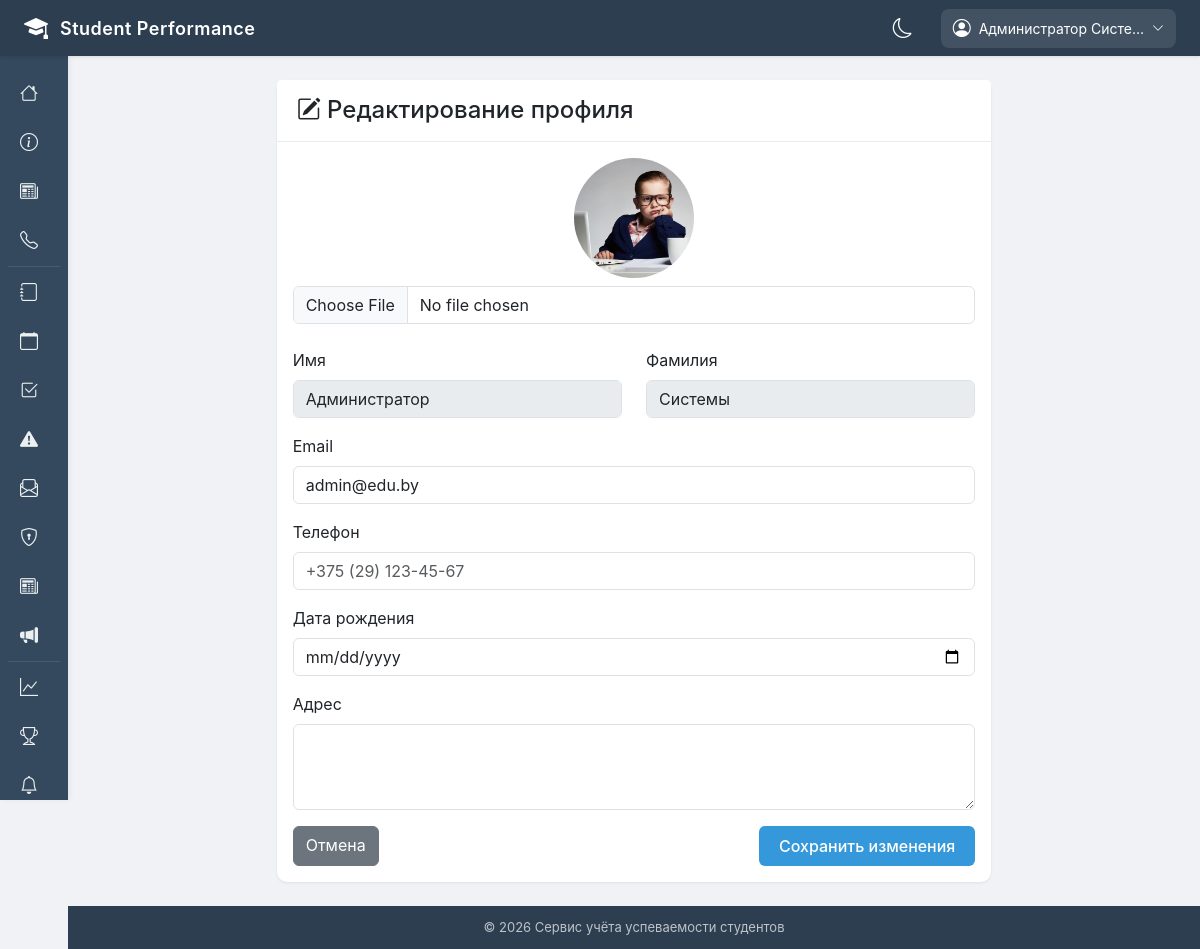
The page /profile/edit/ (signed in) on the database its author committed.
### apps/accounts/models.py (models this page shows, shortened)
class User(AbstractUser):
    ROLE_CHOICES = [
        ('admin', 'Администратор'),
        ('teacher', 'Преподаватель'),
        ('student', 'Студент'),
        ('headman', 'Староста'),
        ('curator', 'Куратор'),
    ]
    role = models.CharField(max_length=20, choices=ROLE_CHOICES, default='student', verbose_name='Роль')
    phone_number = models.CharField(
        max_length=20,
        blank=True,
        null=True,
        validators=[RegexValidator(r'^\+375 \(\d{2}\) \d{3}-\d{2}-\d{2}$')],
        verbose_name='Номер телефона'
    )
    avatar = models.ImageField(upload_to='avatars/', blank=True, null=True, verbose_name='Аватар')
    date_of_birth = models.DateField(blank=True, null=True, verbose_name='Дата рождения')
    address = models.TextField(blank=True, null=True, verbose_name='Адрес')
    class Meta:
        verbose_name = 'Пользователь'
        verbose_name_plural = 'Пользователи'
        ordering = ['last_name', 'first_name']

### apps/accounts/views.py (the view, shortened to what this page needs)
# urls.py: path('profile/edit/', views.profile_edit, name='profile_edit'),
@login_required
def profile_edit(request):
    user = request.user
    context = {
        'user': user,
    }
    return render(request, 'accounts/profile_edit.html', context)

### apps/chat/context_processors.py (called while the page is built)
def chat_unread_count(request):
    if request.user.is_authenticated:
        rooms = ChatRoom.objects.filter(participants=request.user)
        unread_count = 0
        for room in rooms:
            unread_count += room.messages.filter(is_read=False).exclude(sender=request.user).count()
        return {'chat_unread_count': unread_count}
    return {'chat_unread_count': 0}

### apps/core/context_processors.py (called while the page is built)
def notifications_processor(request):
    unread_count = 0
    if request.user.is_authenticated:
        unread_count = Notification.objects.filter(user=request.user, is_read=False).count()
    return {'unread_count': unread_count}

### templates/accounts/profile_edit.html (shortened to what this page needs)
{% extends 'base.html' %}
{% block content %}
<div class="row justify-content-center">
    <div class="col-md-8">
        <div class="card">
            <div class="card-header">
                <h4 class="mb-0"><i class="bi bi-pencil-square"></i> Редактирование профиля</h4>
            </div>
            <div class="card-body">
                <form method="post" enctype="multipart/form-data">
                    <div class="text-center mb-4">
                        {% if user.avatar %}
                            <img src="{{ user.avatar.url }}" class="rounded-circle" style="width: 120px; height: 120px; object-fit: cover;">
                        {% else %}
                            <div class="bg-secondary rounded-circle d-inline-flex align-items-center justify-content-center" style="width: 120px; height: 120px;">
                                <i class="bi bi-person-fill" style="font-size: 60px; color: white;"></i>
                            </div>
                        {% endif %}
                        <div class="mt-2">
                            <input type="file" name="avatar" class="form-control" accept="image/*">
                        </div>
                    </div>
                    <div class="row">
                        <div class="col-md-6 mb-3">
                            <label class="form-label">Имя</label>
                            <input type="text" class="form-control" value="{{ user.first_name }}" disabled>
                        </div>
                        <div class="col-md-6 mb-3">
                            <label class="form-label">Фамилия</label>
                            <input type="text" class="form-control" value="{{ user.last_name }}" disabled>
                        </div>
                    </div>
                    <div class="mb-3">
                        <label class="form-label">Email</label>
                        <input type="email" name="email" class="form-control" value="{{ user.email }}" required>
                    </div>
                    <div class="mb-3">
                        <label class="form-label">Телефон</label>
                        <input type="text" name="phone_number" class="form-control" value="{{ user.phone_number|default:'' }}" placeholder="+375 (29) 123-45-67">
                    </div>
                    <div class="mb-3">
                        <label class="form-label">Дата рождения</label>
                        <input type="date" name="date_of_birth" class="form-control" value="{{ user.date_of_birth|date:'Y-m-d'|default:'' }}">
                    </div>
                    <div class="mb-3">
                        <label class="form-label">Адрес</label>
                        <textarea name="address" class="form-control" rows="3">{{ user.address|default:'' }}</textarea>
                    </div>
                    <div class="d-flex justify-content-between">
                        <a href="{% url 'profile' %}" class="btn btn-secondary">Отмена</a>
                        <button type="submit" class="btn btn-primary">Сохранить изменения</button>
                    </div>
                </form>
            </div>
        </div>
    </div>
</div>
{% endblock %}

### templates/base.html (shortened to what this page needs)
<!DOCTYPE html>
<html lang="ru">
<head>
    <link href="https://cdn.jsdelivr.net/npm/bootstrap@5.3.0/dist/css/bootstrap.min.css" rel="stylesheet">
    <link rel="stylesheet" href="https://cdn.jsdelivr.net/npm/bootstrap-icons@1.11.0/font/bootstrap-icons.css">
</head>
<body>
    <div class="top-header">
        <div class="logo-area">
            <a href="{% url 'home' %}" style="text-decoration: none; color: white; display: flex; align-items: center; gap: 12px;">
                <i class="bi bi-mortarboard-fill"></i>
                <span>Student Performance</span>
            </a>
        </div>
        <div class="header-right">
            <div class="theme-toggle-header" onclick="toggleDarkMode()">
                <i id="themeIcon" class="bi bi-moon"></i>
            </div>
            {% if user.is_authenticated %}
                <div class="user-menu">
                    <div class="user-btn">
                        <i class="bi bi-person-circle"></i>
                        <span>{{ user.get_full_name|default:user.username|truncatechars:20 }}</span>
                        <i class="bi bi-chevron-down" style="font-size: 12px;"></i>
                    </div>
                </div>
            {% endif %}
        </div>
    </div>
    <div class="sidebar">
        <ul class="nav-links">
            <li>
                <a href="{% url 'home' %}">
                    <i class="bi bi-house"></i>
                </a>
            </li>
            <li>
                <a href="{% url 'about' %}">
                    <i class="bi bi-info-circle"></i>
                </a>
            </li>
            <li>
                <a href="{% url 'news_list' %}">
                    <i class="bi bi-newspaper"></i>
                </a>
            </li>
            <li>
                <a href="{% url 'contacts' %}">
                    <i class="bi bi-telephone"></i>
                </a>
            </li>
            {% if user.is_authenticated %}
                <li class="sidebar-divider"></li>
                {% if user.role == 'student' or user.role == 'headman' %}
                    <li>
                        <a href="{% url 'gradebook_view' %}">
                            <i class="bi bi-journal"></i>
                            <span>Зачётка</span>
                        </a>
                    </li>
                    <li>
                        <a href="{% url 'student_statistics' %}">
                            <i class="bi bi-graph-up"></i>
                            <span>Статистика</span>
                        </a>
                    </li>
                    <li>
                        <a href="{% url 'schedule_view' %}">
                            <i class="bi bi-calendar"></i>
                            <span>Расписание</span>
                        </a>
                    </li>
                    <li>
                        <a href="{% url 'student_attendance' %}">
                            <i class="bi bi-calendar-check"></i>
                            <span>Посещаемость</span>
                        </a>
                    </li>
                    <li>
                        <a href="{% url 'assignments_list' %}">
                            <i class="bi bi-journal-bookmark-fill"></i>
                            <span>Задания</span>
                        </a>
                    </li>
                    <li>
                        <a href="{% url 'requests_list' %}">
                            <i class="bi bi-envelope"></i>
                            <span>Заявки</span>
                        </a>
                    </li>
                    <li>
                        <a href="{% url 'group_list' %}">
                            <i class="bi bi-people-fill"></i>
                            <span>Моя группа</span>
                        </a>
                    </li>
                    <li>
                        <a href="{% url 'penalties_list' %}">
                            <i class="bi bi-exclamation-triangle-fill"></i>
                            <span>Взыскания</span>
                        </a>
                    </li>
                    <li>
                        <a href="{% url 'student_announcements' %}">
                            <i class="bi bi-megaphone-fill"></i>
                            <span>Объявления</span>
                        </a>
                    </li>
                {% elif user.is_superuser %}
                    <li>
                        <a href="{% url 'admin_all_grades' %}">
                            <i class="bi bi-journal"></i>
                        </a>
                    </li>
                    <li>
                        <a href="{% url 'admin_all_schedule' %}">
                            <i class="bi bi-calendar"></i>
                        </a>
                    </li>
                    <li>
                        <a href="{% url 'admin_attendance' %}">
                            <i class="bi bi-check2-square"></i>
                        </a>
                    </li>
                    <li>
                        <a href="{% url 'admin_penalties' %}">
                            <i class="bi bi-exclamation-triangle-fill"></i>
                        </a>
                    </li>
                    <li>
                        <a href="{% url 'admin_requests' %}">
                            <i class="bi bi-envelope-paper"></i>
                        </a>
                    </li>
                    <li>
                        <a href="/admin/">
                            <i class="bi bi-shield-lock"></i>
                        </a>
                    </li>
                    <li>
                        <a href="{% url 'admin_news' %}">
                            <i class="bi bi-newspaper"></i>
                        </a>
                    </li>
                    <li>
                        <a href="{% url 'admin_announcements' %}">
                            <i class="bi bi-megaphone-fill"></i>
                        </a>
                    </li>
                {% endif %}
                <li class="sidebar-divider"></li>
                {% if user.role == 'student' or user.role == 'headman' or user.is_superuser or user.role == 'teacher'%}
                    <li>
                    <a href="{% url 'analytics_dashboard' %}">
                        <i class="bi bi-graph-up"></i>
                    </a>
                    </li>
                {% endif %}
                <li>
                    <a href="{% url 'rating_list' %}">
                        <i class="bi bi-trophy"></i>
                    </a>
                </li>
                <li>
                    <a href="{% url 'notifications_list' %}">
                        <i class="bi bi-bell"></i>
                    </a>
                </li>
            {% endif %}
        </ul>
    </div>
    <div class="main-content">
        <div class="content-wrapper">
            {% block content %}{% endblock %}
        </div>
        <footer>
            <div class="container">
                <p class="mb-0">&copy; 2026 Сервис учёта успеваемости студентов</p>
            </div>
        </footer>
    </div>
</body>
</html>

### templates/base.html (style rules this page uses)
* { margin: 0; padding: 0; box-sizing: border-box; }
html, body { height: 100%; min-height: 100vh; }
body { display: flex; min-height: 100vh; background-color: #f0f2f5; font-family: -apple-system, BlinkMacSystemFont, 'Segoe UI', Roboto, 'Helvetica Neue', Arial, sans-serif; }
.top-header { position: fixed; top: 0; left: 0; right: 0; height: 56px; background: #2c3e50; color: white; display: flex; align-items: center; justify-content: space-between; padding: 0 24px; z-index: 1001; box-shadow: 0 1px 3px rgba(0,0,0,0.1); }
.logo-area { display: flex; align-items: center; gap: 12px; }
.logo-area i { font-size: 24px; }
.logo-area span { font-size: 18px; font-weight: 600; letter-spacing: 0.5px; }
.header-right { display: flex; align-items: center; gap: 20px; }
.theme-toggle-header { cursor: pointer; background: none; border: none; padding: 8px; border-radius: 8px; transition: background 0.2s; display: flex; align-items: center; justify-content: center; }
.theme-toggle-header i { font-size: 20px; color: white; }
.user-menu { position: relative; }
.user-btn { cursor: pointer; display: flex; align-items: center; gap: 8px; background: rgba(255,255,255,0.1); border-radius: 8px; padding: 6px 12px; transition: background 0.2s; }
.user-btn i:first-child { font-size: 18px; }
.user-btn span { font-size: 14px; }
.sidebar { position: fixed; left: 0; top: 56px; height: calc(100vh - 56px); width: 68px; background: #34495e; transition: width 0.25s ease; z-index: 1000; overflow-x: hidden; overflow-y: auto; box-shadow: 2px 0 5px rgba(0,0,0,0.05); }
.sidebar .nav-links { list-style: none; padding: 12px 0; }
.sidebar .nav-links li { margin: 2px 8px; border-radius: 8px; }
.sidebar .nav-links li a { color: #ecf0f1; text-decoration: none; display: flex; align-items: center; gap: 14px; white-space: nowrap; padding: 10px 12px; border-radius: 8px; font-size: 13px; font-weight: 500; }
.sidebar .nav-links li a i { font-size: 18px; min-width: 24px; }
.sidebar-divider { height: 1px; background: rgba(255,255,255,0.1); margin: 12px 8px; }
.main-content { margin-left: 68px; margin-top: 56px; transition: margin-left 0.25s ease; flex: 1; display: flex; flex-direction: column; min-height: calc(100vh - 56px); background-color: #f0f2f5; }
.content-wrapper { flex: 1; padding: 24px; background-color: #f0f2f5; }
.card { border: none; border-radius: 10px; box-shadow: 0 1px 3px rgba(0,0,0,0.08); transition: box-shadow 0.2s; background-color: white; }
.card-header { background-color: white; border-bottom: 1px solid #e9ecef; padding: 16px 20px; font-weight: 600; }
.btn-primary { background: #3498db; border: none; border-radius: 6px; padding: 8px 20px; font-weight: 500; transition: background 0.2s; }
footer { background-color: #2c3e50; color: #bdc3c7; padding: 12px 0; text-align: center; font-size: 13px; }

### rows shown on the page
User: get_full_name "Администратор Систе…", avatar (picture), first_name "Администратор", last_name "Системы", email "admin@edu.by"
